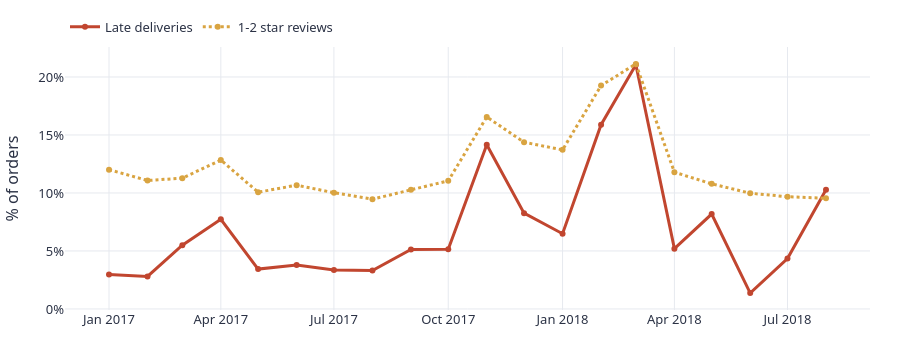

Notebook code for this chart:
### Markdown cell above
GMV climbs roughly tenfold across the period. The average score sits near **4.16** the
whole way and ends the window slightly *higher* than it started.

Taken at face value there is no problem here at all, and that is the reading we want to
argue against, because a national average across 27 states and 70-odd product categories is
an extremely blunt instrument. A flat line is exactly what you would see if one region were
deteriorating badly while a larger, healthier one held the mean up. São Paulo alone is
**42% of all orders**. It can mask a great deal.

So the answer to question 1 is: *not visibly, and that is precisely why it is worth looking
harder.* We stop tracking the mean here and start looking at where the bad reviews actually
cluster. The next chart is the same period viewed as detractor and late rates rather than as
an average, and it already behaves less calmly.

### Code cell
V.fig_late_and_detractors(monthly)

### Figure 1 — Plotly figure (JSON) as saved in the notebook; plotly's stock layout.template omitted (floating-point values rounded to 4 significant figures)
{"data": [{"line": {"color": "#c1462f", "width": 3}, "mode": "lines+markers", "name": "Late deliveries", "type": "scatter", "x": ["2017-01-01T00:00:00", "2017-02-01T00:00:00", "2017-03-01T00:00:00", "2017-04-01T00:00:00", "2017-05-01T00:00:00", "2017-06-01T00:00:00", "2017-07-01T00:00:00", "2017-08-01T00:00:00", "2017-09-01T00:00:00", "2017-10-01T00:00:00", "2017-11-01T00:00:00", "2017-12-01T00:00:00", "2018-01-01T00:00:00", "2018-02-01T00:00:00", "2018-03-01T00:00:00", "2018-04-01T00:00:00", "2018-05-01T00:00:00", "2018-06-01T00:00:00", "2018-07-01T00:00:00", "2018-08-01T00:00:00"], "y": [2.969, 2.8, 5.501, 7.729, 3.44, 3.793, 3.358, 3.313, 5.124, 5.151, 14.15, 8.259, 6.488, 15.89, 21.06, 5.198, 8.182, 1.367, 4.348, 10.28]}, {"line": {"color": "#d9a441", "dash": "dot", "width": 3}, "mode": "lines+markers", "name": "1-2 star reviews", "type": "scatter", "x": ["2017-01-01T00:00:00", "2017-02-01T00:00:00", "2017-03-01T00:00:00", "2017-04-01T00:00:00", "2017-05-01T00:00:00", "2017-06-01T00:00:00", "2017-07-01T00:00:00", "2017-08-01T00:00:00", "2017-09-01T00:00:00", "2017-10-01T00:00:00", "2017-11-01T00:00:00", "2017-12-01T00:00:00", "2018-01-01T00:00:00", "2018-02-01T00:00:00", "2018-03-01T00:00:00", "2018-04-01T00:00:00", "2018-05-01T00:00:00", "2018-06-01T00:00:00", "2018-07-01T00:00:00", "2018-08-01T00:00:00"], "y": [12.01, 11.08, 11.28, 12.84, 10.07, 10.67, 10.02, 9.46, 10.27, 11.04, 16.55, 14.37, 13.72, 19.26, 21.13, 11.79, 10.79, 9.98, 9.676, 9.542]}], "layout": {"font": {"color": "#2b3245", "family": "IBM Plex Sans, Segoe UI, Helvetica, Arial, sans-serif", "size": 13}, "height": 360, "hoverlabel": {"font": {"family": "IBM Plex Sans, Segoe UI, Helvetica, Arial, sans-serif"}}, "legend": {"orientation": "h", "title": {"text": ""}, "x": 0, "y": 1.02, "yanchor": "bottom"}, "margin": {"b": 50, "l": 60, "r": 30, "t": 30}, "paper_bgcolor": "#ffffff", "plot_bgcolor": "#ffffff", "xaxis": {"gridcolor": "#e6e9ef", "zeroline": false}, "yaxis": {"gridcolor": "#e6e9ef", "ticksuffix": "%", "title": {"text": "% of orders"}, "zeroline": false}}}
